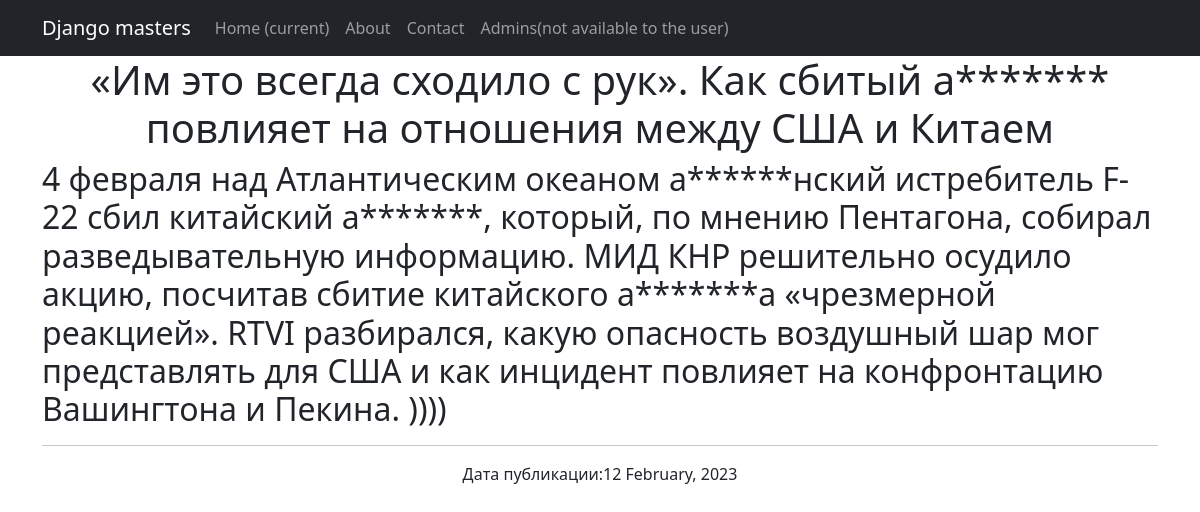
The page /NewsPaper/2 on the database as committed earlier.
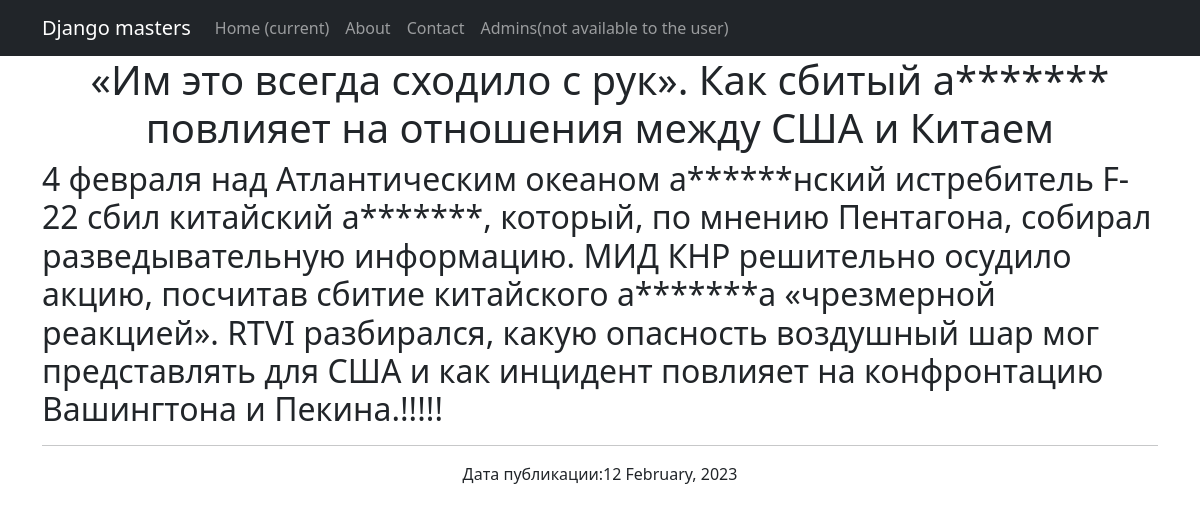
The same page on the database as committed later.
### news/models.py (models this page shows, shortened)
class Post(models.Model):
    news = 'NE'
    article = 'AR'
    FIELD = [
        (news, 'Новость'),
        (article, 'Статья')
    ]
    article_or_news = models.CharField(max_length=2, choices=FIELD)
    data_time = models.DateTimeField(auto_now_add=True)
    name_news = models.CharField(max_length=255)
    text_news = models.TextField()
    rating_news = models.IntegerField(default=0)
    author_post = models.ForeignKey(Author, on_delete=models.CASCADE)
    post_category = models.ManyToManyField(Category, through='PostCategory')

### news/views.py (the view)
# urls.py: path('<int:pk>', NewsBlockDetail.as_view(), name='news_detail'),
class NewsBlockDetail(DetailView):
    model = Post
    template_name = 'news_block.html'
    context_object_name = 'news_block'
    def get_context_data(self, **kwargs):
        context = super().get_context_data(**kwargs)
        context['is_not_subscription'] = self.request.user
        return context
    def get_object(self, *args, **kwargs):
        obj = cache.get(f'post-{self.kwargs["pk"]}', None)
        if not obj:
            obj = super().get_object(queryset=self.queryset)
            cache.set(f'product-{self.kwargs["pk"]}', obj)
        return obj

### news/templatetags/words_filters.py (called while the page is built)
    @register.filter()
    def curse(value):
        for i, j in CURSE_WORDS.items():
            value = value.replace(i, j)
        return value

### templates/news_block.html (shortened to what this page needs)
{% extends 'flatpages/default.html' %}
{% load words_filters %}
{% block content %}
<h1>{{ news_block.name_news|curse }}</h1>
<h2 style="text-align: left;">{{ news_block.text_news|curse }}</h2>
<hr>
<h style="text-align: left;">Дата публикации:{{ news_block.data_time|date:"d E, Y" }}</h>
{% endblock content %}

Rows that differ between the two databases and show on the page:
changed Post: text_news|curse "…на конфронтацию Вашингтона и Пекина. ))))" → "…на конфронтацию Вашингтона и Пекина.!!!!!"
